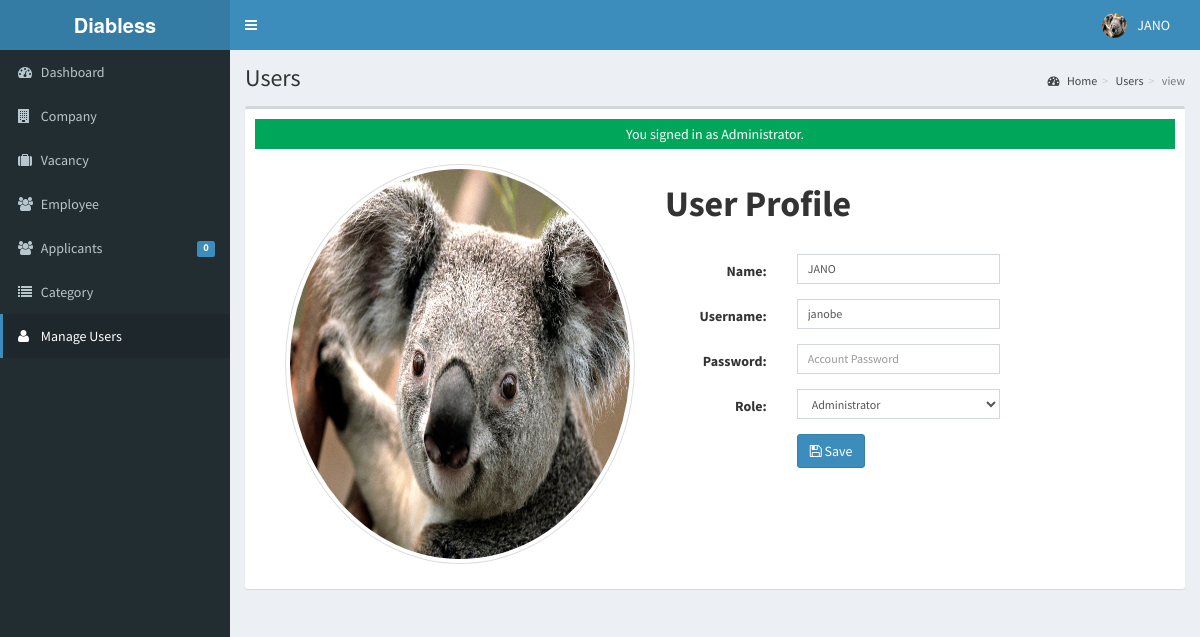
Page /admin/user/index.php?view=view&id=00018 (signed in) on the committed database.
### tables this page shows
CREATE TABLE IF NOT EXISTS `tblusers` (
  `USERID` varchar(30) NOT NULL,
  `FULLNAME` varchar(40) NOT NULL,
  `USERNAME` varchar(90) NOT NULL,
  `PASS` varchar(90) NOT NULL,
  `ROLE` varchar(30) NOT NULL,
  `PICLOCATION` varchar(255) NOT NULL,
  PRIMARY KEY (`USERID`)
);

### admin/user/index.php (called while the page is built, shortened)
<?php
require_once("../../include/initialize.php");
 $title="Users";
require_once ("../theme/templates.php");
?>

### include/database.php (called while the page is built, shortened)
<?php
class Database {
	var $sql_string = '';
	private $conn;
	public function open_connection() {
		$this->conn = mysqli_connect(server,user,pass);
		if(!$this->conn){
			echo "Problem in database connection! Contact administrator!";
			exit();
		}else{
			$db_select = mysqli_select_db($this->conn,database_name);
		}
	}
	function setQuery($sql='') {
		$this->sql_string=$sql;
	}
	function executeQuery() {
		$result = mysqli_query($this->conn, $this->sql_string);
		return $result;
	}
	private function confirm_query($result) {
		return $result;
	}
	function loadSingleResult() {
		$cur = $this->executeQuery();
		if ($cur && mysqli_num_rows($cur) > 0){
			$row = mysqli_fetch_object($cur);
			return $row;
		} else {
			mysqli_free_result($cur);
			return null;
		}
	}
	 public function escape_value( $value ) {
				$value = stripslashes($value);
			$value = mysqli_real_escape_string($this->conn,$value);
		return $value;
   	}
}
$mydb = new Database();
?>

### include/accounts.php (called while the page is built, shortened)
<?php
require_once(LIB_PATH.DS.'database.php');
class User {
	protected static  $tblname = "tblusers";
	function single_user($id=""){
			global $mydb;
			$id = $mydb -> escape_value($id);
			$query = "SELECT * FROM ". self::$tblname . " WHERE USERID = '{$id}' LIMIT 1";
			$mydb -> setQuery($query);
			$cur = $mydb->loadSingleResult();
			return $cur;
	}
}
?>

### include/function.php (called while the page is built, shortened)
<?php
function currentpage(){
		$this_page = $_SERVER['SCRIPT_NAME'];
	    $bits = explode('/',$this_page);
		 return $bits[3];
	}
		?>

### admin/user/view.php (the view, shortened to what this page needs)
<?php
  @$USERID = $_SESSION['ADMIN_USERID'];
  $user = New User();
  $singleuser = $user->single_user($USERID);
  ?>
<div class="container">
<div class="panel-body inf-content">
    <div class="row">
        <div class="col-md-4">
         <a  data-target="#myModal" data-toggle="modal" href="" title="Click here to Change Image." >
            <img alt="" style="width:500px; height:400px;>"
             title="" class="img-circle img-thumbnail isTooltip" src="<?php echo web_root.'admin/user/'. $singleuser->PICLOCATION;?>" data-original-title="Usuario">
         </a>
        </div>
        <div class="col-md-6">
            <h1><strong>User Profile</strong></h1><br>
             <form class="form-horizontal span6" action="controller.php?action=edit&view=" method="POST">
                  <div class="form-group">
                    <div class="col-md-8">
                      <label class="col-md-4 control-label" for=
                      "U_NAME">Name:</label>
                      <div class="col-md-8">
                         <input class="form-control input-sm" id="U_NAME" name="U_NAME" placeholder=
                            "Account Name" type="text" value="<?php echo $singleuser->FULLNAME; ?>">
                      </div>
                    </div>
                  </div>
                  <div class="form-group">
                    <div class="col-md-8">
                      <label class="col-md-4 control-label" for=
                      "U_USERNAME">Username:</label>
                      <div class="col-md-8">
                         <input class="form-control input-sm" id="U_USERNAME" name="U_USERNAME" placeholder=
                            "Email Address" type="text" value="<?php echo $singleuser->USERNAME; ?>">
                      </div>
                    </div>
                  </div>
                  <div class="form-group">
                    <div class="col-md-8">
                      <label class="col-md-4 control-label" for=
                      "U_PASS">Password:</label>
                      <div class="col-md-8">
                         <input class="form-control input-sm" id="U_PASS" name="U_PASS" placeholder=
                            "Account Password" type="Password" value="" required>
                      </div>
                    </div>
                  </div>
                  <div class="form-group">
                    <div class="col-md-8">
                      <label class="col-md-4 control-label" for=
                      "U_ROLE">Role:</label>
                      <div class="col-md-8">
                       <select class="form-control input-sm" name="U_ROLE" id="U_ROLE">
                          <option value="Administrator"  <?php echo ($singleuser->ROLE=='Administrator') ? 'selected="true"': '' ; ?>>Administrator</option>
                        </select>
                      </div>
                    </div>
                  </div>
             <div class="form-group">
                    <div class="col-md-8">
                      <label class="col-md-4 control-label" for=
                      "idno"></label>
                      <div class="col-md-8">
                         <button class="btn btn-primary " name="save" type="submit" ><span class="fa fa-save fw-fa"></span> Save</button>
                      </div>
                    </div>
                  </div>
        </form>
        </div>
    </div>
</div>
</div>

### admin/theme/templates.php (shortened to what this page needs)
<!DOCTYPE html>
<html>
    <head>
        <link rel="stylesheet" href="<?php echo web_root;?>bootstrap/css/bootstrap.min.css">
        <link rel="stylesheet" href="<?php echo web_root;?>plugins/font-awesome/css/font-awesome.min.css">
        <link rel="stylesheet" href="<?php echo web_root;?>dist/css/AdminLTE.min.css">
        <link rel="stylesheet" href="<?php echo web_root;?>dist/css/skins/_all-skins.min.css">
        <link rel="stylesheet" href="<?php echo web_root;?>plugins/iCheck/flat/blue.css">
        <link rel="stylesheet" href="<?php echo web_root;?>plugins/morris/morris.css">
        <link rel="stylesheet" href="<?php echo web_root;?>plugins/jvectormap/jquery-jvectormap-1.2.2.css">
        <link href="<?php echo web_root; ?>plugins/datepicker/bootstrap-datetimepicker.min.css" rel="stylesheet" media="screen">
        <link rel="stylesheet" href="<?php echo web_root;?>plugins/dataTables/jquery.dataTables.min.css">
        <link rel="stylesheet" href="<?php echo web_root;?>plugins/bootstrap-wysihtml5/bootstrap3-wysihtml5.min.css">
    </head>
 <body class="hold-transition skin-blue fixed sidebar-mini">
<div class="wrapper">
  <header class="main-header">
    <a href="<?php echo web_root;?>/admin/" class="logo">
      <span class="logo-lg"><b>Diabless</b></span>
    </a>
    <nav class="navbar navbar-static-top" role="navigation">
      <a href="#" class="sidebar-toggle" data-toggle="offcanvas" role="button">
      </a>
      <div class="navbar-custom-menu">
        <ul class="nav navbar-nav">
          <?php
              $user = New User();
              $singleuser = $user->single_user($_SESSION['ADMIN_USERID']);
          ?>
          <li class="dropdown user user-menu" style="padding-right: 15px;"  >
            <a href="#" class="dropdown-toggle" data-toggle="dropdown">
              <img src="<?php echo web_root.'admin/user/'. $singleuser->PICLOCATION;?>" class="user-image" alt="User Image">
              <span class="hidden-xs"><?php echo $singleuser->FULLNAME; ?></span>
            </a>
          </li>
        </ul>
      </div>
    </nav>
  </header>
  <aside class="main-sidebar">
    <section class="sidebar">
      <ul class="sidebar-menu">
        <li  class="<?php echo (currentpage() == 'index.php') ? "active" : false;?>" >
          <a href="<?php echo web_root ;?>admin/">
            <i class="fa fa-dashboard"></i> <span>Dashboard</span>
          </a>
        </li>
        <li class="<?php echo (currentpage() == 'company') ? "active" : false;?>" >
          <a href="<?php echo web_root ;?>admin/company/">
            <i class="fa fa-building"></i> <span>Company</span>
          </a>
        </li>
        <li class="<?php echo (currentpage() == 'vacancy') ? "active" : false;?>" >
          <a href="<?php echo web_root ;?>admin/vacancy/">
            <i class="fa fa-suitcase"></i> <span>Vacancy</span>
          </a>
        </li>
        <li class="<?php echo (currentpage() == 'employee') ? "active" : false;?>" >
          <a href="<?php echo web_root ;?>admin/employee/">
            <i class="fa fa-users"></i> <span>Employee</span>
          </a>
        </li>
        <li class="<?php echo (currentpage() == 'applicants') ? "active" : false;?>" >
          <a href="<?php echo web_root ;?>admin/applicants/">
            <i class="fa fa-users"></i> <span>Applicants</span>
            <span class="label label-primary pull-right">
              <?php
                $sql = "SELECT count(*) as 'APPL' FROM `tbljobregistration` WHERE `PENDINGAPPLICATION`=1";
                $mydb->setQuery($sql);
                $pending = $mydb->loadSingleResult();
                echo $pending->APPL;
              ?>
            </span>
          </a>
        </li>
        <li class="<?php echo (currentpage() == 'category') ? "active" : false;?>" >
          <a href="<?php echo web_root ;?>admin/category/">
            <i class="fa fa-list"></i> <span>Category</span>
          </a>
        </li>
         <li class="<?php echo (currentpage() == 'user') ? "active" : false;?>">
          <a href="<?php echo web_root; ?>admin/user/">
            <i class="fa fa-user"></i> <span>Manage Users</span> </a>
        </li>
      </ul>
    </section>
  </aside>
  <div class="content-wrapper">
  <section class="content-header">
      <h1>
        <?php echo isset($title) ? $title : ''; ?>
      </h1>
      <ol class="breadcrumb">
        <?php
          if ($title!='Home') {
            $active_title = '';
            if (isset($_GET['view'])) {
              $active_title = '<li class='.$active_title.'><a href="index.php">'.$title.'</a></li>';
            }else{
              $active_title = '<li class='.$active_title.'>'.$title.'</li>';
            }
            echo '<li><a href='.web_root.'admin/><i class="fa fa-dashboard"></i> Home</a></li>';
            echo  $active_title;
            echo  isset($_GET['view']) ? '<li class="active">'.$_GET['view'].'</li>' : '';
          }
        ?>
      </ol>
    </section>
         <section class="content">
          <div class="row">
            <div class="col-xs-12">
              <div class="box">
                <div class="box-body">
              <?php
               require_once $content;
               ?>
             </div>
             </div>
           </div>
         </div>
         </section>
 </div>
    </body>
</html>

### rows in the picture
tblusers: PICLOCATION (picture), FULLNAME "JANO", U_NAME "JANO", U_USERNAME "janobe", U_ROLE "Administrator"

### other values in the picture
$pending->APPL "0"
$title "Users"
$_GET['view'] "view"
$_SESSION['message'] "You signed in as Administrator."
